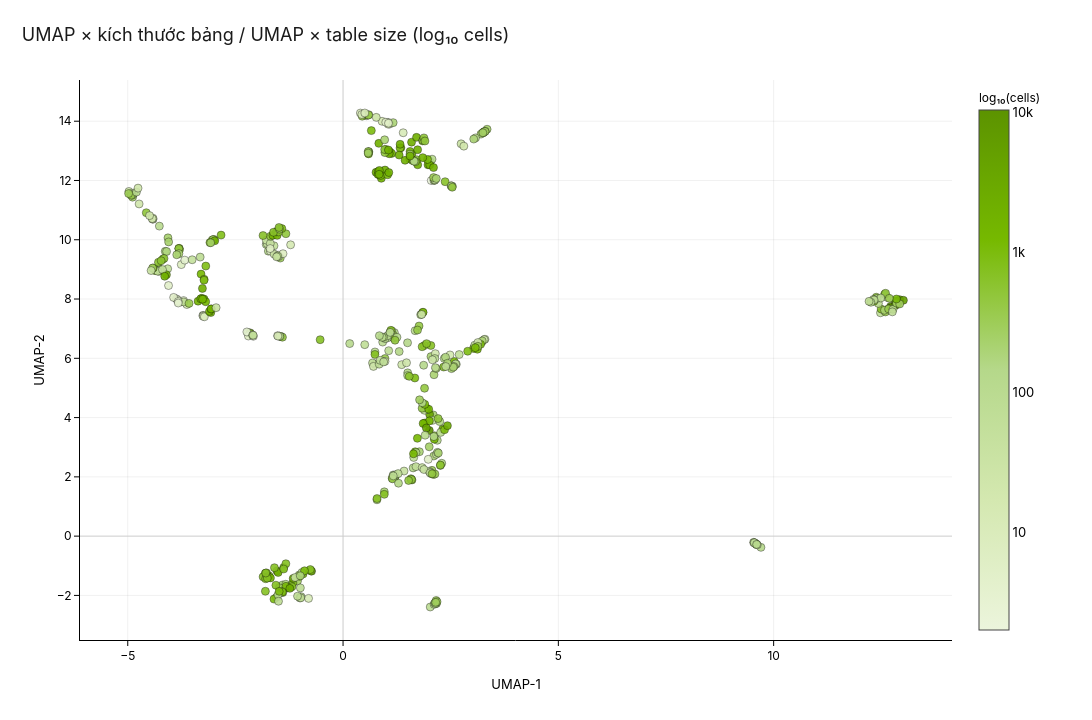

Notebook code cell kept with this figure:
### Markdown cell above
## §8 — UMAP scatter × table size

Same layout, point colour now encodes `log10(n_cells)` so the deepest
cross-tabs show as dark green and the tiniest single-row totals as
near-white. Useful for spotting "where does the data depth live?" at
a glance.

### Code cell
'''Figure 08 — UMAP scatter coloured by log10(n_cells).'''
sc['log_n'] = np.log10(sc['n_cells'].fillna(1).clip(lower=1))
fig08 = go.Figure(go.Scatter(
    x=sc['x'], y=sc['y'], mode='markers',
    marker=dict(
        size=8, color=sc['log_n'], colorscale=NV_SEQUENTIAL,
        line=dict(color=NV_BLACK, width=0.4), opacity=0.9,
        showscale=True,
        colorbar=dict(
            title=dict(text='log₁₀(cells)',
                        font=dict(family=NV_FONT_FAMILY, color=NV_BLACK, size=12)),
            tickvals=[0, 1, 2, 3, 4],
            ticktext=['1', '10', '100', '1k', '10k'],
        ),
    ),
    customdata=np.column_stack([
        sc['title'].fillna(''), sc['domain_id'].fillna(''),
        sc['n_cells'].fillna(0).astype(int),
    ]),
    hovertemplate=(
        '<b>%{customdata[0]}</b><br>'
        'domain: %{customdata[1]}<br>'
        'cells: %{customdata[2]:,}<extra></extra>'
    ),
))
fig08.update_layout(
    title='UMAP × kích thước bảng / UMAP × table size (log₁₀ cells)',
    xaxis_title='UMAP-1', yaxis_title='UMAP-2',
    showlegend=False,
)
apply_nvidia_style(fig08)
fig08.update_layout(
    width=EMBED_FIG_W, height=EMBED_FIG_H,
    margin=EMBED_MARGIN_CONTINUOUS,
)
save_figure(fig08, '08_umap_by_cellcount',
             width=EMBED_FIG_W, height=EMBED_FIG_H, out_dir=OUT_DIR)
fig08.show()

### Figure 1 — Plotly figure (JSON) as saved in the notebook; plotly's stock layout.template omitted (floating-point values rounded to 4 significant figures; data arrays with more than 128 entries replaced by an {"elided": "..."} marker saying what was removed)
{"data": [{"customdata": {"elided": "502x3 mixed values"}, "hovertemplate": "<b>%{customdata[0]}</b><br>domain: %{customdata[1]}<br>cells: %{customdata[2]:,}<extra></extra>", "marker": {"color": {"elided": "502 float values"}, "colorbar": {"ticktext": ["1", "10", "100", "1k", "10k"], "tickvals": [0, 1, 2, 3, 4], "title": {"font": {"color": "#000000", "family": "NVIDIA Sans, NVIDIASans, NVIDIA, Inter, Helvetica Neue, Helvetica, Arial, sans-serif", "size": 12}, "text": "log₁₀(cells)"}}, "colorscale": [[0.0, "#ECF5DC"], [0.25, "#D4E8B0"], [0.5, "#B5D88A"], [0.75, "#76B900"], [1.0, "#5C9300"]], "line": {"color": "#000000", "width": 0.4}, "opacity": 0.9, "showscale": true, "size": 8}, "mode": "markers", "type": "scatter", "x": {"elided": "502 float values"}, "y": {"elided": "502 float values"}}], "layout": {"colorway": ["#76B900", "#000000", "#888888", "#B5D88A", "#444444", "#CCCCCC"], "font": {"color": "#000000", "family": "NVIDIA Sans, NVIDIASans, NVIDIA, Inter, Helvetica Neue, Helvetica, Arial, sans-serif", "size": 13}, "height": 720, "hoverlabel": {"bgcolor": "#000000", "bordercolor": "#76B900", "font": {"color": "#FFFFFF", "family": "NVIDIA Sans, NVIDIASans, NVIDIA, Inter, Helvetica Neue, Helvetica, Arial, sans-serif", "size": 12}}, "legend": {"bgcolor": "rgba(255,255,255,0.92)", "bordercolor": "#CCCCCC", "borderwidth": 1, "font": {"color": "#000000", "family": "NVIDIA Sans, NVIDIASans, NVIDIA, Inter, Helvetica Neue, Helvetica, Arial, sans-serif", "size": 12}}, "margin": {"b": 80, "l": 80, "r": 140, "t": 80}, "paper_bgcolor": "#FFFFFF", "plot_bgcolor": "#FFFFFF", "showlegend": false, "title": {"font": {"color": "#1A1A1A", "family": "NVIDIA Sans, NVIDIASans, NVIDIA, Inter, Helvetica Neue, Helvetica, Arial, sans-serif", "size": 18}, "text": "UMAP × kích thước bảng / UMAP × table size (log₁₀ cells)", "x": 0.02, "xanchor": "left", "y": 0.96}, "width": 1100, "xaxis": {"automargin": true, "gridcolor": "rgba(0,0,0,0.06)", "linecolor": "#000000", "linewidth": 1, "mirror": false, "showgrid": true, "showline": true, "tickcolor": "#000000", "tickfont": {"color": "#000000", "family": "NVIDIA Sans, NVIDIASans, NVIDIA, Inter, Helvetica Neue, Helvetica, Arial, sans-serif", "size": 12}, "ticks": "outside", "title": {"font": {"color": "#000000", "family": "NVIDIA Sans, NVIDIASans, NVIDIA, Inter, Helvetica Neue, Helvetica, Arial, sans-serif", "size": 13}, "text": "UMAP-1"}, "zeroline": true, "zerolinecolor": "#CCCCCC"}, "yaxis": {"automargin": true, "gridcolor": "rgba(0,0,0,0.06)", "linecolor": "#000000", "linewidth": 1, "mirror": false, "showgrid": true, "showline": true, "tickcolor": "#000000", "tickfont": {"color": "#000000", "family": "NVIDIA Sans, NVIDIASans, NVIDIA, Inter, Helvetica Neue, Helvetica, Arial, sans-serif", "size": 12}, "ticks": "outside", "title": {"font": {"color": "#000000", "family": "NVIDIA Sans, NVIDIASans, NVIDIA, Inter, Helvetica Neue, Helvetica, Arial, sans-serif", "size": 13}, "text": "UMAP-2"}, "zeroline": true, "zerolinecolor": "#CCCCCC"}}}
